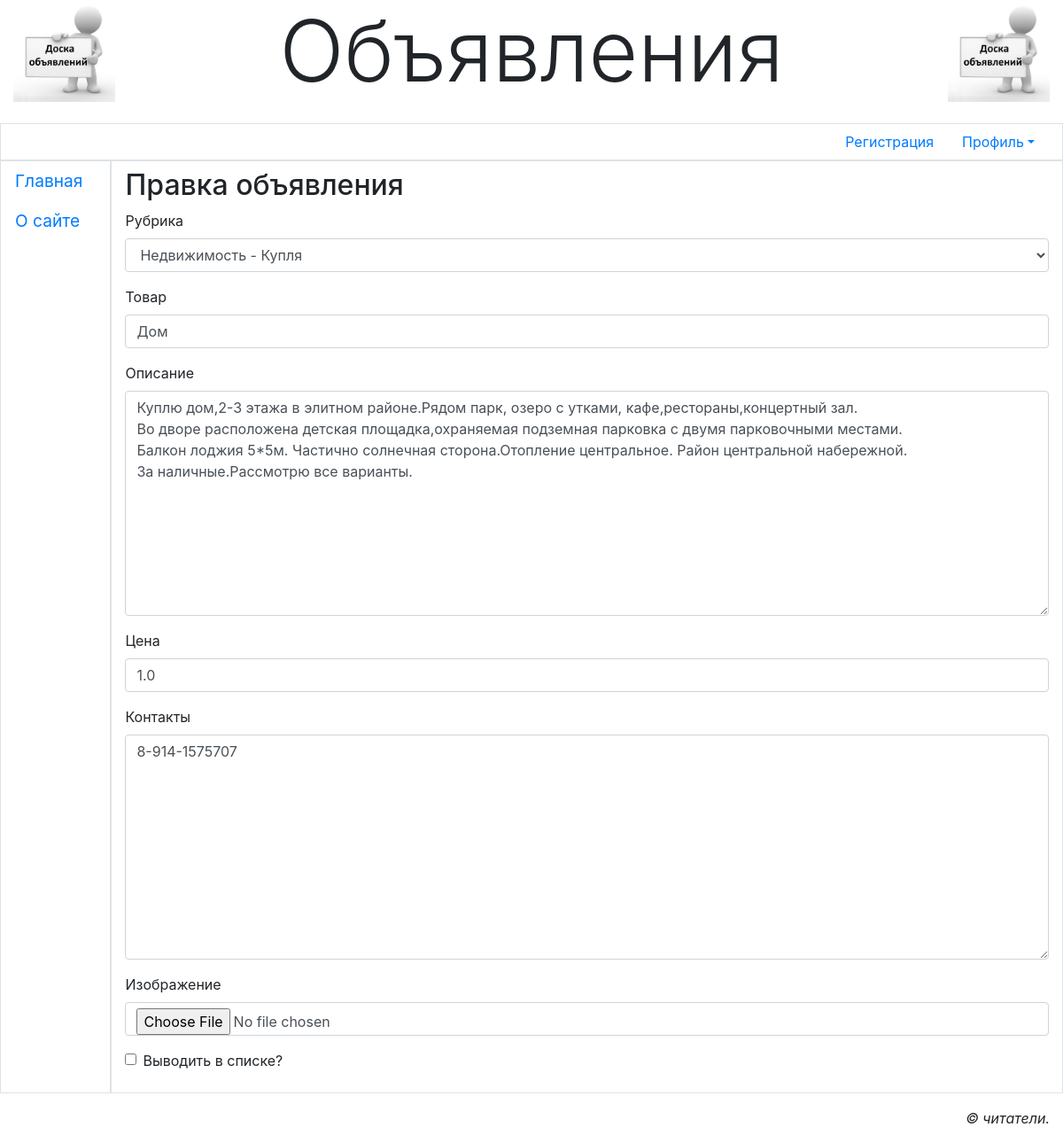
The app's page /accounts/profile/change/1/ (signed in) with its own data.
### main/models.py (models this page shows, shortened)
class Bb(models.Model):
    rubric = models.ForeignKey(SubRubric, on_delete=models.PROTECT, verbose_name='Рубрика')
    title = models.CharField(max_length=40, verbose_name='Товар')
    content = models.TextField(verbose_name='Описание')
    price = models.FloatField(default=0, verbose_name='Цена')
    contacts = models.TextField(verbose_name='Контакты')
    image = models.ImageField(blank=True, upload_to=get_timestamp_path, verbose_name='Изображение')
    author = models.ForeignKey(AdvUser, on_delete=models.CASCADE, verbose_name='Автор объявления')
    is_active = models.BooleanField(default=True, db_index=True, verbose_name='Выводить в списке?')
    created_at = models.DateTimeField(auto_now_add=True, db_index=True, verbose_name='Опубликовано')
    class Meta:
        verbose_name_plural = 'Объявления'
        verbose_name = 'Объявление'
        ordering = ['-created_at']

### main/views.py (the view)
# urls.py: path('accounts/profile/change/<int:pk>/', profile_bb_change, name='profile_bb_change'),
@login_required
def profile_bb_change(request, pk):
    bb = get_object_or_404(Bb, pk=pk)
    if request.method == 'POST':
        form = BbForm(request.POST, request.FILES, instance=bb)
        if form.is_valid():
            bb = form.save()
            formset = AIFormSet(request.POST, request.FILES, instance=bb)
            if formset.is_valid():
                formset.save()
                messages.add_message(request, messages.SUCCESS,
                                     'Объявление исправлено')
                return redirect('main:profile')
    else:
        form = BbForm(instance=bb)
        formset = AIFormSet(instance=bb)
    context = {'form': form, 'formset': formset}
    return render(request, 'main/profile_bb_change.html', context)

### main/forms.py
class BbForm(forms.ModelForm):
    class Meta:
        model = Bb
        fields = '__all__'
        widgets = {'author': forms.HiddenInput}

### main/models.py (called while the page is built)
    def __str__(self):
        return '%s - %s' % (self.super_rubric.name, self.name)

### templates/main/profile_bb_change.html (shortened to what this page needs)
{% extends "layout/basic.html" %}
{% load bootstrap4 %}
{% block content %}
<h2>Правка объявления</h2>
<form method="post" enctype="multipart/form-data">
    {% bootstrap_form form layout='horizontal' %}
</form>
{% endblock %}

### records on screen
Bb: rubric "Недвижимость - Купля", title "Дом", content "Куплю дом,2-3 этажа в элитном районе.Рядом парк, озеро с утками, кафе,рестораны,концертный зал. Во дворе расположена детская площадка,охраняемая подземная парковка с двумя парковочными местами. Балкон лоджия 5*5м. Частично солнечная сторона.Отопление центральное. Район центральной набережной. За наличные.Рассмотрю все варианты.", price "1.0", contacts "8-914-1575707"
